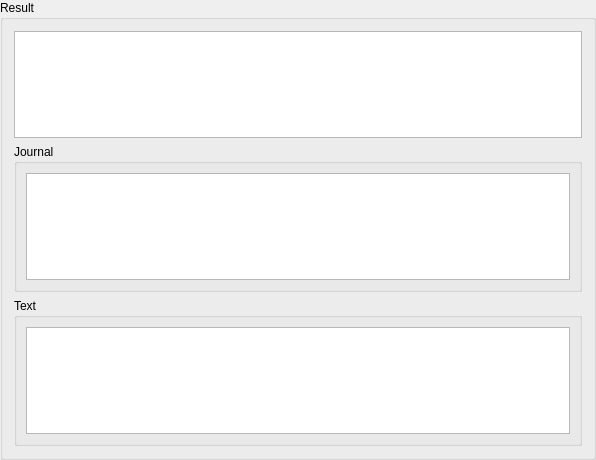
<?xml version="1.0" encoding="UTF-8"?>
<ui version="4.0">
 <class>ResultWidget</class>
 <widget class="QGroupBox" name="ResultWidget">
  <property name="geometry">
   <rect>
    <x>0</x>
    <y>0</y>
    <width>596</width>
    <height>460</height>
   </rect>
  </property>
  <property name="windowTitle">
   <string>Form</string>
  </property>
  <property name="title">
   <string>Result</string>
  </property>
  <layout class="QVBoxLayout" name="mainLayout">
   <item>
    <widget class="QTableView" name="resultTableView">
     <property name="selectionMode">
      <enum>QAbstractItemView::SingleSelection</enum>
     </property>
     <property name="selectionBehavior">
      <enum>QAbstractItemView::SelectRows</enum>
     </property>
    </widget>
   </item>
   <item>
    <widget class="QGroupBox" name="journalGroupBox">
     <property name="title">
      <string>Journal</string>
     </property>
     <layout class="QHBoxLayout" name="horizontalLayout_2">
      <item>
       <widget class="QTextEdit" name="journalTextEdit"/>
      </item>
     </layout>
    </widget>
   </item>
   <item>
    <widget class="QGroupBox" name="textGroupBox">
     <property name="title">
      <string>Text</string>
     </property>
     <layout class="QHBoxLayout" name="horizontalLayout">
      <item>
       <widget class="QTextEdit" name="textTextEdit">
        <property name="readOnly">
         <bool>true</bool>
        </property>
       </widget>
      </item>
     </layout>
    </widget>
   </item>
  </layout>
 </widget>
 <resources/>
 <connections/>
</ui>
